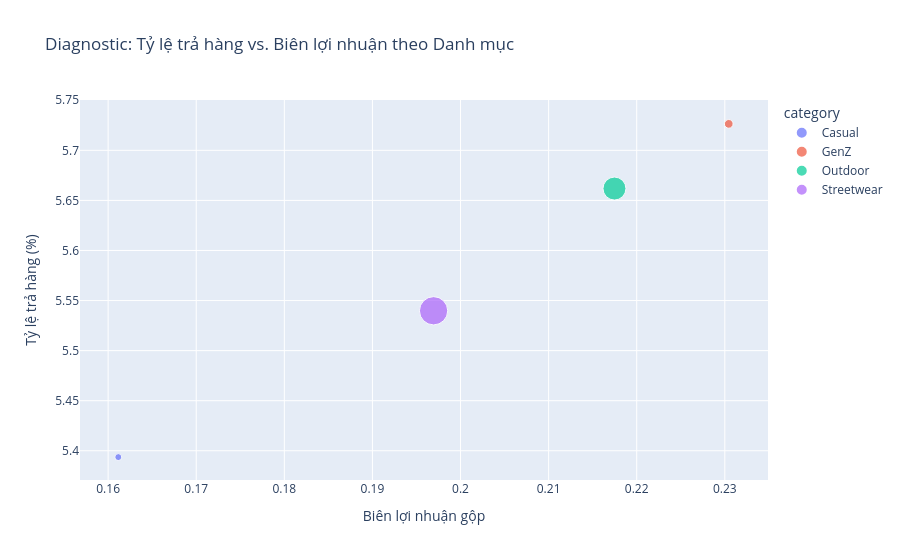

The cell this chart's notebook holds for it:
### Code cell
import plotly.express as px

# Tính tỷ lệ trả hàng và lợi nhuận gộp theo danh mục
cat_analysis = df_items_full.groupby('category').agg({
    'order_id': 'count',
    'is_returned': 'sum',
    'price': 'mean',
    'cogs': 'mean'
}).reset_index()

cat_analysis['return_rate'] = (cat_analysis['is_returned'] / cat_analysis['order_id']) * 100
cat_analysis['gross_margin'] = (cat_analysis['price'] - cat_analysis['cogs']) / cat_analysis['price']

# Trực quan hóa mối quan hệ giữa Lợi nhuận và Tỷ lệ trả hàng
fig = px.scatter(cat_analysis, x='gross_margin', y='return_rate', 
                 size='order_id', color='category', hover_name='category',
                 title='Diagnostic: Tỷ lệ trả hàng vs. Biên lợi nhuận theo Danh mục',
                 labels={'gross_margin': 'Biên lợi nhuận gộp', 'return_rate': 'Tỷ lệ trả hàng (%)'})
fig.show()

# Insight gợi ý: Nếu Streetwear có tỷ lệ trả hàng cao do 'wrong_size', 
# đề xuất hành động là cải thiện bảng size chart trên web[cite: 153, 155].

### Figure 1 — Plotly figure (JSON) as saved in the notebook; plotly's stock layout.template omitted (floating-point values rounded to 4 significant figures)
{"data": [{"hovertemplate": "<b>%{hovertext}</b><br><br>category=Casual<br>Biên lợi nhuận gộp=%{x}<br>Tỷ lệ trả hàng (%)=%{y}<br>order_id=%{marker.size}<extra></extra>", "hovertext": ["Casual"], "legendgroup": "Casual", "marker": {"color": "#636efa", "size": [23991], "sizemode": "area", "sizeref": 983.8, "symbol": "circle"}, "mode": "markers", "name": "Casual", "orientation": "v", "showlegend": true, "type": "scatter", "x": [0.1612], "xaxis": "x", "y": [5.394], "yaxis": "y"}, {"hovertemplate": "<b>%{hovertext}</b><br><br>category=GenZ<br>Biên lợi nhuận gộp=%{x}<br>Tỷ lệ trả hàng (%)=%{y}<br>order_id=%{marker.size}<extra></extra>", "hovertext": ["GenZ"], "legendgroup": "GenZ", "marker": {"color": "#EF553B", "size": [37161], "sizemode": "area", "sizeref": 983.8, "symbol": "circle"}, "mode": "markers", "name": "GenZ", "orientation": "v", "showlegend": true, "type": "scatter", "x": [0.2304], "xaxis": "x", "y": [5.726], "yaxis": "y"}, {"hovertemplate": "<b>%{hovertext}</b><br><br>category=Outdoor<br>Biên lợi nhuận gộp=%{x}<br>Tỷ lệ trả hàng (%)=%{y}<br>order_id=%{marker.size}<extra></extra>", "hovertext": ["Outdoor"], "legendgroup": "Outdoor", "marker": {"color": "#00cc96", "size": [259986], "sizemode": "area", "sizeref": 983.8, "symbol": "circle"}, "mode": "markers", "name": "Outdoor", "orientation": "v", "showlegend": true, "type": "scatter", "x": [0.2175], "xaxis": "x", "y": [5.662], "yaxis": "y"}, {"hovertemplate": "<b>%{hovertext}</b><br><br>category=Streetwear<br>Biên lợi nhuận gộp=%{x}<br>Tỷ lệ trả hàng (%)=%{y}<br>order_id=%{marker.size}<extra></extra>", "hovertext": ["Streetwear"], "legendgroup": "Streetwear", "marker": {"color": "#ab63fa", "size": [393535], "sizemode": "area", "sizeref": 983.8, "symbol": "circle"}, "mode": "markers", "name": "Streetwear", "orientation": "v", "showlegend": true, "type": "scatter", "x": [0.1969], "xaxis": "x", "y": [5.54], "yaxis": "y"}], "layout": {"legend": {"itemsizing": "constant", "title": {"text": "category"}, "tracegroupgap": 0}, "title": {"text": "Diagnostic: Tỷ lệ trả hàng vs. Biên lợi nhuận theo Danh mục"}, "xaxis": {"anchor": "y", "domain": [0, 1], "title": {"text": "Biên lợi nhuận gộp"}}, "yaxis": {"anchor": "x", "domain": [0, 1], "title": {"text": "Tỷ lệ trả hàng (%)"}}}}
